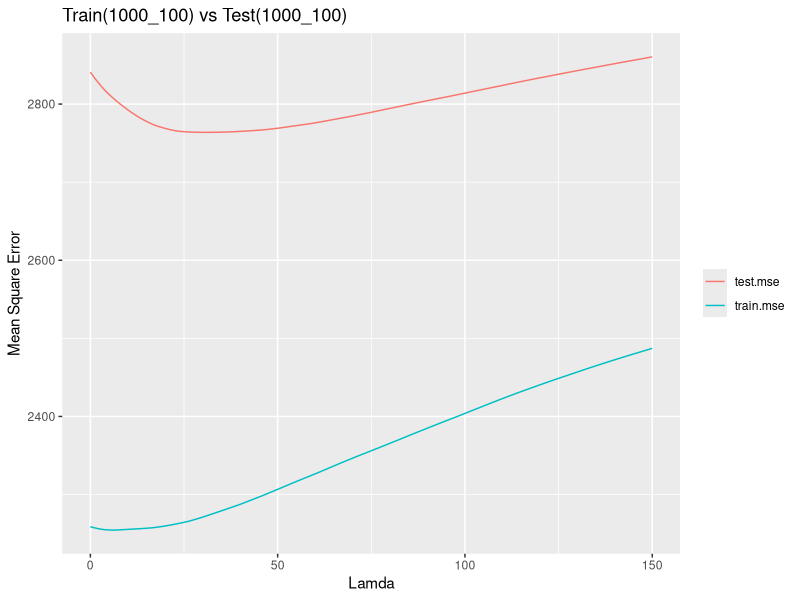
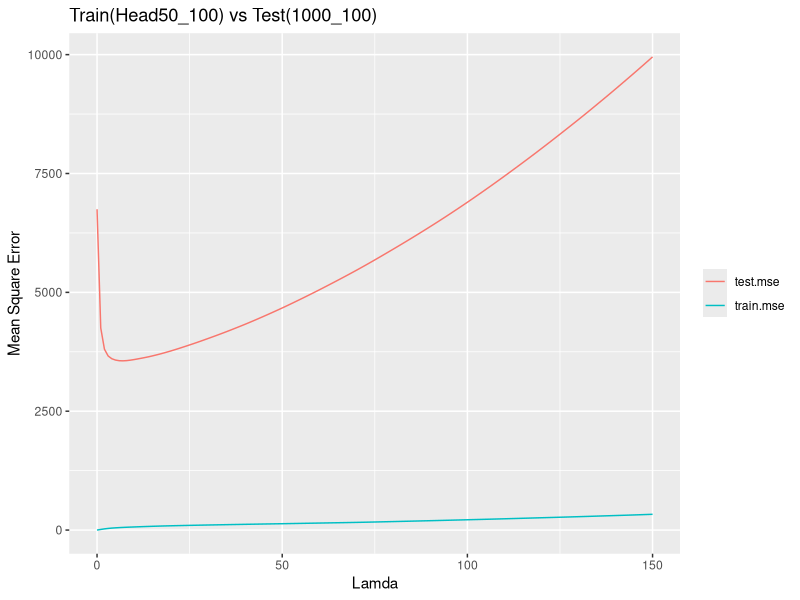
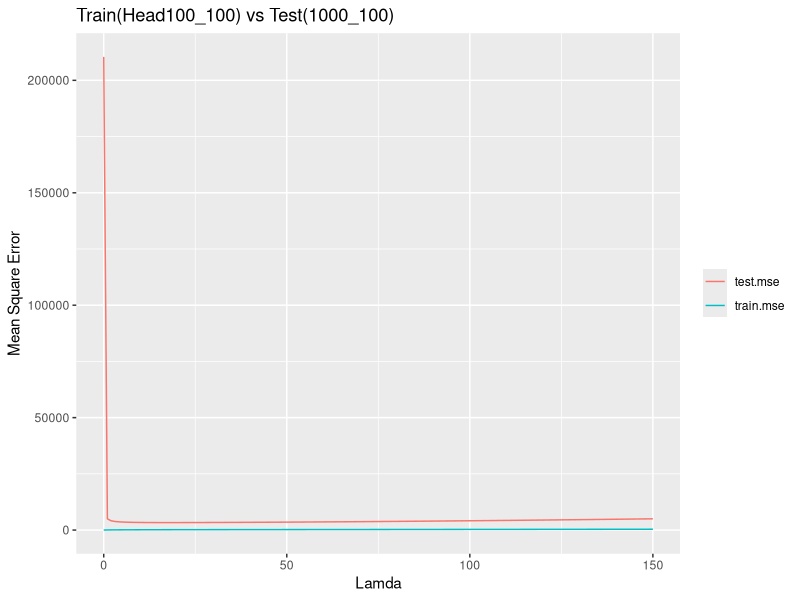
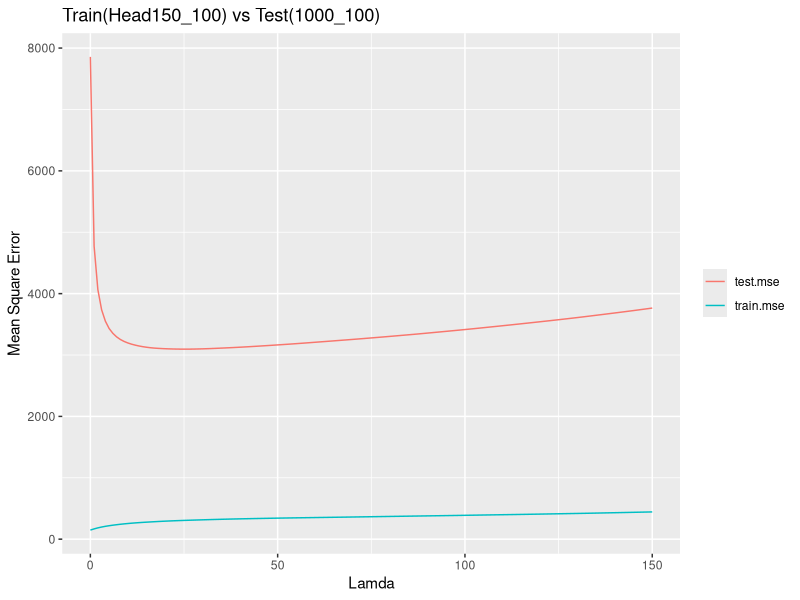
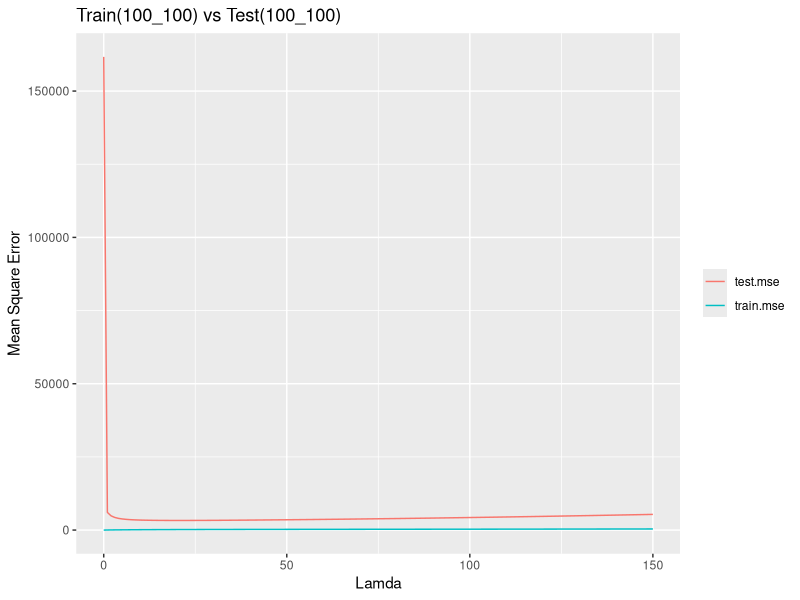
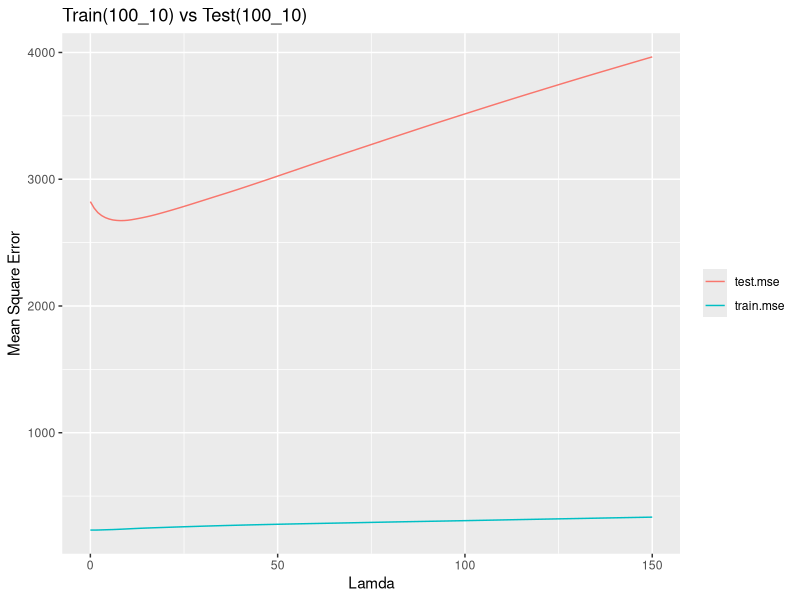

Write R code to recreate these figures, in order. (Note: a time limit stopped this script after it produced the figures.)
## Implement L2 regularized linear regression algorithm with 
## λ range from 0 to 150 (integers only)
## For each of the 6 dataset, plot both the training set MSE 
## and the test set MSE as a function of λ (x-axis) in one graph.

## install.packages(c("ggplot2","MASS"))

#-----------------------------------------------------------------------------#
# PART I: Read Training/Testing Data

# How to name the data frames:
# "train/test" - training / testing set
# "rXXX" - How many records are included.
# "cXXX" - How many columns(attributes) are included.
train.r1000.c100 <- read.csv(file="train-1000-100.csv")
train.r50.c100 <- head(n=50, train.r1000.c100)
train.r100.c100.2 <- head(n=100, train.r1000.c100)
train.r150.c100 <- head(n=150, train.r1000.c100)

# Generate the 50(1000)_100_train.csv
write.csv(x=train.r50.c100, file="50(1000)_100_train.csv")
# Generate the 100(1000)_100_train.csv
write.csv(x=train.r100.c100.2, file="100(1000)_100_train.csv")
# Generate the 150(1000)_100_train.csv
write.csv(x=train.r150.c100, file="150(1000)_100_train.csv")

train.r100.c100 <- read.csv(file="train-100-100.csv")
train.r100.c10 <- read.csv(file="train-100-10.csv")

test.r100.c10 <- read.csv(file="test-100-10.csv")
test.r100.c100 <- read.csv(file="test-100-100.csv")
test.r1000.c100 <- read.csv(file="test-1000-100.csv")
#-----------------------------------------------------------------------------#
library(MASS)
# PART II: Function Definitions
old.SolveW <- function(X,Y) {
    ## This function uses the close form solution (without lamda)
    ## Given: X and labels Y
    ## X(a rows * b columns)
    ## Y(a rows * 1 column)
    ## Returns: W (b rows * 1 column)
    solve(t(X) %*% X) %*% t(X) %*% Y
}

old.SolveWPenalty <- function(X,Y,lamda) {
    ## This function uses the close form solution (WITH lamda)
    ## Given: X, labels Y and value of lamda
    ## X(a rows * b columns)
    ## Y(a rows * 1 column)
    ## lamda: An integer
    ## Returns: W (b rows * 1 column)
    solve(t(X) %*% X + lamda * diag(ncol(X))) %*% t(X) %*% Y
}

MSE <- function(X, Y, W) {
    ## X: matrix(a*b)
    ## Y: matrix(a*1)
    ## W: matrix(b*1)
    norm(X%*%W - Y)^2 / nrow(X)
}

SolveW <- function(X,Y) {
    ## This function uses the close form solution (without lamda)
    ## Given: X and labels Y
    ## X(a rows * b columns)
    ## Y(a rows * 1 column)
    ## Returns: W (b rows * 1 column)
    ginv(t(X) %*% X) %*% t(X) %*% Y
}

SolveWPenalty <- function(X,Y,lamda) {
    ## This function uses the close form solution (WITH lamda)
    ## Given: X, labels Y and value of lamda
    ## X(a rows * b columns)
    ## Y(a rows * 1 column)
    ## lamda: An integer
    ## Returns: W (b rows * 1 column)
    ginv(t(X) %*% X + lamda * diag(ncol(X))) %*% t(X) %*% Y
}

#-----------------------------------------------------------------------------#

# Training and Testing pairs:
# -------------------------------------------
## Training Set         |  Testing Set
# -------------------------------------------
## train.r1000.c100     |  test.r1000.c100
## train.r50.c100       |  test.r1000.c100
## train.r100.c100.2    |  test.r1000.c100
## train.r150.c100      |  test.r1000.c100
## train.r100.c100      |  test.r100.c100
## train.r100.c10       |  test.r100.c10
#-----------------------------------------------------------------------------#
# PART II: Generate MSE Graph for each pair of train-test
TestLamda <- function(train.df, test.df) {
    ## This function takes the training and testing data frame and use the L2
    ## regularized linear regression to compute the W. For each loop, the 
    ## training error and testing error will be computed and the function will 
    ## output the graph as png files.
    ## Given: Training data frame and Testing data frame,
    ##        where the last column is the label values.
    ## Returns: A matrix where the first row is Training MSE and second is 
    ##          Testing MSE.
    train.mse <- rep(0,151) # Vector to store Train MSE for each lamda
    test.mse <- rep(0,151) # Vector to store Test MSE for each lamda
    X <- as.matrix(train.df[,-ncol(train.df)])
    Y <- as.vector(train.df[,ncol(train.df)])
    for (lamda in 0:150) {
        W <- SolveWPenalty(X, Y, lamda)
        train.mse[lamda+1] <- MSE(X,Y,W)
        test.mse[lamda+1] <- MSE(as.matrix(test.df[,-ncol(test.df)]),
                                 as.matrix(test.df[,ncol(test.df)]),
                                 W)
    }
    rbind(train.mse, test.mse)
}

# Generate directory to store graphs:
pic.dir <- paste0(getwd(), "/pic/")
q1.pic.dir <- paste0(pic.dir,"q1/")
if (!file.exists(pic.dir)){
    dir.create(file.path(pic.dir))
}
if (!file.exists(q1.pic.dir)){
    dir.create(file.path(q1.pic.dir))
}

# 1. train.r1000.c100     |  test.r1000.c100
library("ggplot2")
mse <- TestLamda(train.r1000.c100, test.r1000.c100)
png(paste0(q1.pic.dir,"train(1000_100)_test(1000_100).png"))
mse <- as.data.frame(t(mse))
ggplot(mse, aes(0:150)) + 
    geom_line(aes(y = train.mse, colour = "train.mse")) + 
    geom_line(aes(y = test.mse, colour = "test.mse")) +
    theme(legend.title=element_blank()) +
    xlab("Lamda") + ylab("Mean Square Error") +
    ggtitle("Train(1000_100) vs Test(1000_100)")
dev.off()

# 2. train.r50.c100       |  test.r1000.c100
mse <- TestLamda(train.r50.c100, test.r1000.c100)
png(paste0(q1.pic.dir,"train(h50_100)_test(1000_100).png"))
mse <- as.data.frame(t(mse))
ggplot(mse, aes(0:150)) + 
    geom_line(aes(y = train.mse, colour = "train.mse")) + 
    geom_line(aes(y = test.mse, colour = "test.mse")) +
    theme(legend.title=element_blank()) +
    xlab("Lamda") + ylab("Mean Square Error") +
    ggtitle("Train(Head50_100) vs Test(1000_100)")
dev.off()

# 3. train.r100.c100.2    |  test.r1000.c100
mse <- TestLamda(train.r100.c100.2, test.r1000.c100)
png(paste0(q1.pic.dir,"train(h100_100)_test(1000_100).png"))
mse <- as.data.frame(t(mse))
ggplot(mse, aes(0:150)) + 
    geom_line(aes(y = train.mse, colour = "train.mse")) + 
    geom_line(aes(y = test.mse, colour = "test.mse")) +
    theme(legend.title=element_blank()) +
    xlab("Lamda") + ylab("Mean Square Error") +
    ggtitle("Train(Head100_100) vs Test(1000_100)")
dev.off()

# 4. train.r150.c100      |  test.r1000.c100
mse <- TestLamda(train.r150.c100, test.r1000.c100)
png(paste0(q1.pic.dir,"train(h150_100)_test(1000_100).png"))
mse <- as.data.frame(t(mse))
ggplot(mse, aes(0:150)) + 
    geom_line(aes(y = train.mse, colour = "train.mse")) + 
    geom_line(aes(y = test.mse, colour = "test.mse")) +
    theme(legend.title=element_blank()) +
    xlab("Lamda") + ylab("Mean Square Error") +
    ggtitle("Train(Head150_100) vs Test(1000_100)")
dev.off()

# 5. train.r100.c100      |  test.r100.c100
mse <- TestLamda(train.r100.c100, test.r100.c100)
png(paste0(q1.pic.dir,"train(100_100)_test(100_100).png"))
mse <- as.data.frame(t(mse))
ggplot(mse, aes(0:150)) + 
    geom_line(aes(y = train.mse, colour = "train.mse")) + 
    geom_line(aes(y = test.mse, colour = "test.mse")) +
    theme(legend.title=element_blank()) +
    xlab("Lamda") + ylab("Mean Square Error") +
    ggtitle("Train(100_100) vs Test(100_100)")
dev.off()

# 6. train.r100.c10       |  test.r100.c10
mse <- TestLamda(train.r100.c10, test.r100.c10)
png(paste0(q1.pic.dir,"train(100_10)_test(100_10).png"))
mse <- as.data.frame(t(mse))
ggplot(mse, aes(0:150)) + 
    geom_line(aes(y = train.mse, colour = "train.mse")) + 
    geom_line(aes(y = test.mse, colour = "test.mse")) +
    theme(legend.title=element_blank()) +
    xlab("Lamda") + ylab("Mean Square Error") +
    ggtitle("Train(100_10) vs Test(100_10)")
dev.off()

#-----------------------------------------------------------------------------#
# PART III: Create Learning Curves When lamda = 1, 25, 150
#           Here we use the dataframe train.r1000.c100 / test.r1000.c100
sample.times <- 10 # For each size, sample "sample.times" times
step <- 2 # The sample training set size increases by 2.

VaryTrainSizeMSE <- function(train.df, test.df, lamda) {
    ## This function takes the training and testing data frames and the 
    ## lamda and calculate the Train/Test MSE.
    ## Given: Training data frame and Testing data frame,
    ##        where the last column is the label values.
    ##        TRAINING DATA HAVE 1000 RECORDS.
    ##        lamda.
    ## Returns: A matrix where the first row is Training MSE and second is 
    ##          Testing MSE.
    
    
    # Vector to store Train MSE for each lamda:
    train.mse <- rep(0, nrow(train.df)/step)
    # Vector to store Test MSE for each lamda:
    test.mse <- rep(0, nrow(train.df)/step) 
    
    X <- as.matrix(train.df[,-ncol(train.df)])
    Y <- as.vector(train.df[,ncol(train.df)])
    test.X <- as.matrix(test.df[,-ncol(test.df)])
    test.Y <- as.matrix(test.df[,ncol(test.df)])
    
    indices <- 1:nrow(X) # for sampling
    
    size <- step
    pointer <- 1 # To point to the current index of train.mse/test.mse
    while (size <= nrow(train.df)) {
        temp.train.mse.vec <- rep(0, sample.times)
        temp.test.mse.vec <- rep(0, sample.times)
        for (i in 1:sample.times) {
            temp.ind <- sample(indices, size)
            temp.X <- X[temp.ind,]
            temp.Y <- Y[temp.ind]
            temp.W <- SolveWPenalty(temp.X, temp.Y, lamda)
            temp.train.mse.vec[i] <- MSE(temp.X, temp.Y, temp.W)
            temp.test.mse.vec[i] <- MSE(test.X, test.Y, temp.W)
        }
        train.mse[pointer] <- mean(temp.train.mse.vec)
        test.mse[pointer] <- mean(temp.test.mse.vec)
        pointer <- pointer + 1
        size <- size + step
    }
    rbind(train.mse, test.mse)
}


q2.pic.dir <- paste0(pic.dir,"q2/")
if (!file.exists(q2.pic.dir)){
    dir.create(file.path(q2.pic.dir))
}

# 1. lamda = 1
mse <- VaryTrainSizeMSE(train.r1000.c100, test.r1000.c100, 1)
png(paste0(q2.pic.dir,"lamda1.png"))
mse <- as.data.frame(t(mse))
ggplot(mse, aes(seq_along(train.mse) * step)) + 
    geom_line(aes(y = train.mse, colour = "train.mse")) + 
    geom_line(aes(y = test.mse, colour = "test.mse")) +
    theme(legend.title=element_blank()) +
    xlab("Training Set Size") + ylab("Mean Square Error") +
    ggtitle("Learning Curve (Lamda = 1)")
dev.off()
# 2. lamda = 25
mse <- VaryTrainSizeMSE(train.r1000.c100, test.r1000.c100, 25)
png(paste0(q2.pic.dir,"lamda25.png"))
mse <- as.data.frame(t(mse))
ggplot(mse, aes(seq_along(train.mse) * step)) + 
    geom_line(aes(y = train.mse, colour = "train.mse")) + 
    geom_line(aes(y = test.mse, colour = "test.mse")) +
    theme(legend.title=element_blank()) +
    xlab("Training Set Size") + ylab("Mean Square Error") +
    ggtitle("Learning Curve (Lamda = 25)")
dev.off()
# 3. lamda = 150
mse <- VaryTrainSizeMSE(train.r1000.c100, test.r1000.c100, 150)
png(paste0(q2.pic.dir,"lamda1.png"))
mse <- as.data.frame(t(mse))
ggplot(mse, aes(seq_along(train.mse) * step)) + 
    geom_line(aes(y = train.mse, colour = "train.mse")) + 
    geom_line(aes(y = test.mse, colour = "test.mse")) +
    theme(legend.title=element_blank()) +
    xlab("Training Set Size") + ylab("Mean Square Error") +
    ggtitle("Learning Curve (Lamda = 150)")
dev.off()

#-----------------------------------------------------------------------------#
# PART IV: 
